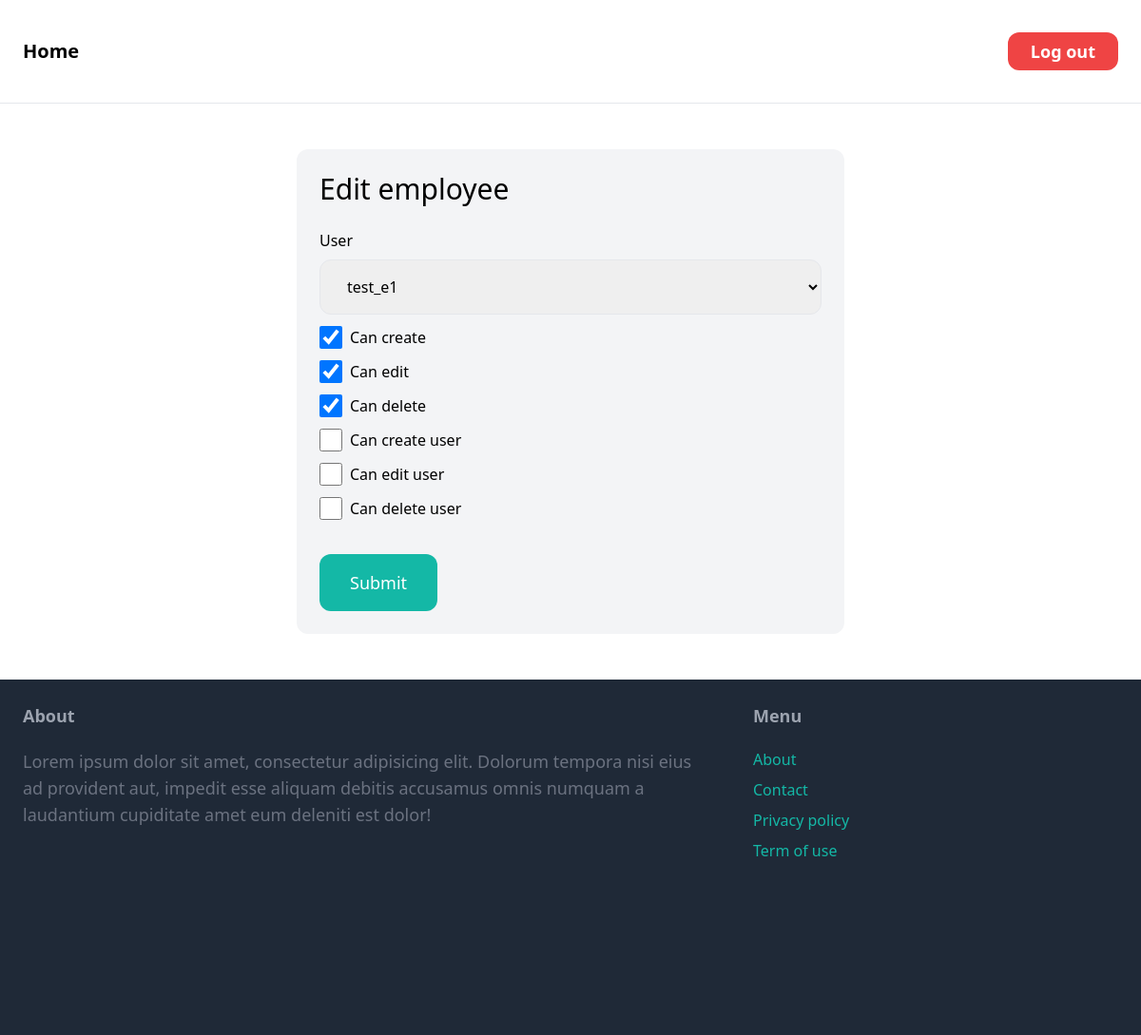
/employees/2/edit/ (signed in), run on an earlier commit of the app's database.
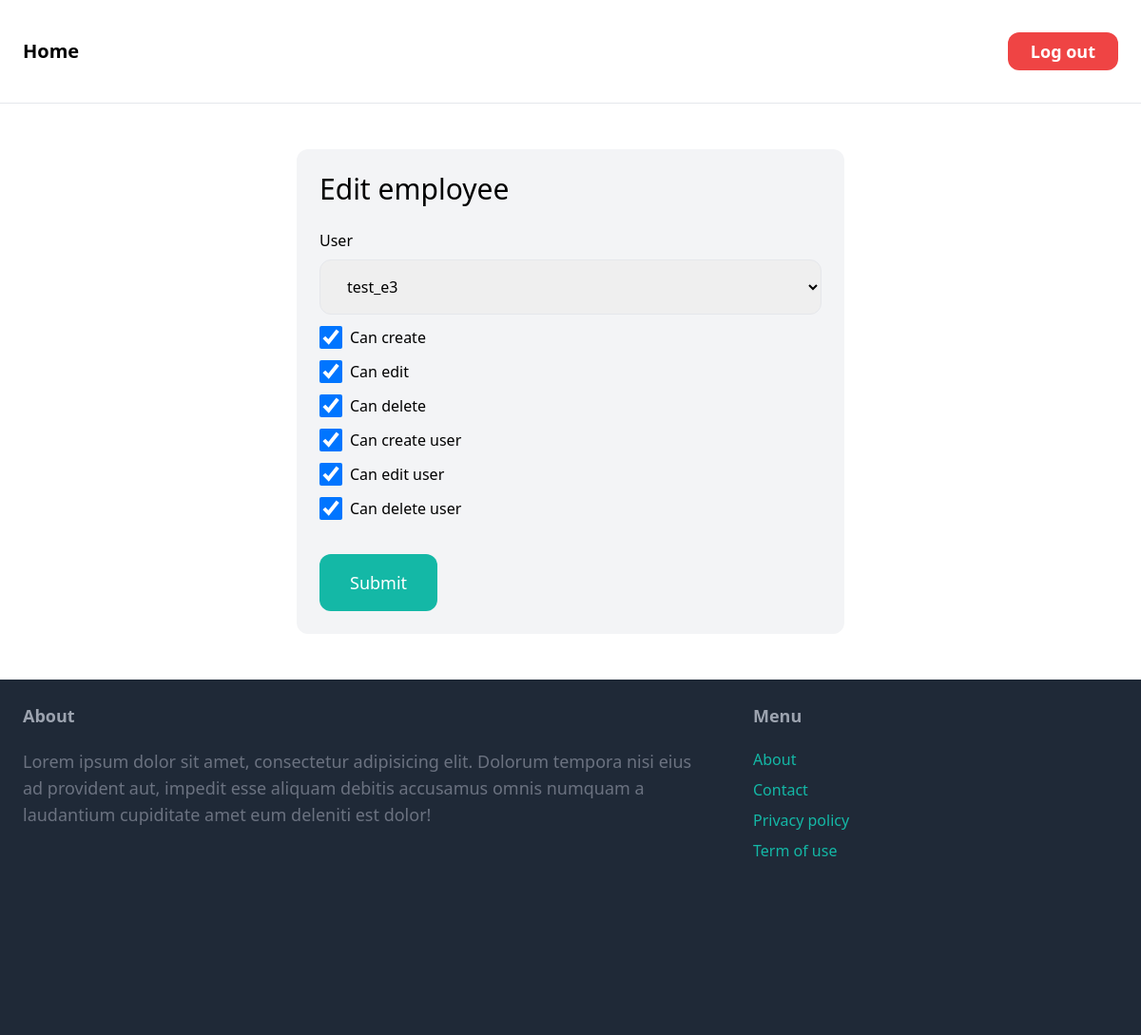
And on a later commit of the database.
### apps/employee/models.py (models this page shows, shortened)
class Employee(models.Model):
    user = models.OneToOneField(User, null=True, on_delete=models.CASCADE, related_name="employee")
    can_create = models.BooleanField(default=False)
    can_edit = models.BooleanField(default=False)
    can_delete = models.BooleanField(default=False)
    can_create_user = models.BooleanField(default=False)
    can_edit_user = models.BooleanField(default=False)
    can_delete_user = models.BooleanField(default=False)
    created_by = models.ForeignKey(User, related_name='created_employee', on_delete=models.CASCADE)
    created_at = models.DateTimeField(auto_now_add=True)

### apps/employee/views.py (the view)
# urls.py: path('<int:pk>/edit/', views.edit, name='edit'),
@login_required
@can_edit_employee
def edit(request, pk):
    employee = get_object_or_404(Employee, pk=pk, created_by=request.user)
    if request.method == 'POST':
        form = EditEmployeeForm(request.POST, request.FILES, instance=employee)
        if form.is_valid():
            form.save()
            return redirect('apps.employee:employees')
    else:
        form = EditEmployeeForm(instance=employee)
    return render(request, 'employee/form.html', {
        'form': form,
        'title': 'Edit employee'
    })

### templates/employee/form.html (shortened to what this page needs)
{% extends 'core/base.html' %}
{% block content %}
<div class="w-1/2 my-6 mx-auto p-6 bg-gray-100 rounded-xl">
    <h1 class="mb-6 text-3xl">{{ title }}</h1>
    <form method="post" action=".">
        <div class="mb-3">
            <label class="inline-block mb-2">User</label></br>
            {{ form.user }}
        </div>
        <div class="mb-3 flex items-center">
            {{ form.can_create }}
            <label class="inline-block ml-2">Can create</label>
        </div>
        <div class="mb-3 flex items-center">
            {{ form.can_edit }}
            <label class="inline-block ml-2">Can edit</label>
        </div>
        <div class="mb-3 flex items-center">
            {{ form.can_delete }}
            <label class="inline-block ml-2">Can delete</label>
        </div>
        <div class="mb-3 flex items-center">
            {{ form.can_create_user }}
            <label class="inline-block ml-2">Can create user</label>
        </div>
        <div class="mb-3 flex items-center">
            {{ form.can_edit_user }}
            <label class="inline-block ml-2">Can edit user</label>
        </div>
        <div class="mb-3 flex items-center">
            {{ form.can_delete_user }}
            <label class="inline-block ml-2">Can delete user</label>
        </div>
        <button class="mt-6 py-4 px-8 text-lg bg-teal-500 hover:bg-teal-700 rounded-xl text-white">Submit</button>
    </form>
</div>
{% endblock  %}

### templates/core/base.html (shortened to what this page needs)
<!DOCTYPE html>
<html lang="en">
    <head>
        <link rel="stylesheet" href="https://unpkg.com/swiper/swiper-bundle.min.css" />
        <script src="https://cdn.tailwindcss.com"></script>
    </head>
    <body>
        {% load bootstrap_icons %}
        <nav class="min-h-[10vh] py-6 px-6 flex justify-between items-center border-b border-gray-200">
            <a href="/" class="text-xl font-semibold">Home</a>
            <div class="space-x-6">
                {% if user.employee %}
                    <a href="{% url 'apps.employee:employees' %}" class="px-2">
                    </a>
                    <a href="{% url 'apps.item:new' %}" class="px-2">
                    </a>
                {% endif %}
                <a href="{% url 'apps.item:items' %}" class="px-2">
                </a>
                {% if request.user.is_authenticated %}
                    <a href="{% url 'apps.conversation:inbox' %}" class="px-2">
                    </a>
                    <span>
                        {% if user.employee %}
                            <a href="{% url 'apps.dashboard:index' %}" class="px-2">
                            </a>
                        {% else %}
                            <a href="{% url 'apps.item:view_cart' %}" class="px-2">
                                {% bs_icon 'cart-fill' size="2rem" extra_classes="inline-block text-teal-500 hover:text-teal-700 transition-all duration-300" %}
                            </a>
                        {% endif %}
                    </span>
                    <a href="{% url 'apps.core:logout' %}" class="px-6 py-2 text-lg font-semibold bg-red-500 text-white rounded-xl hover:bg-red-700 transition-all duration-300">Log out</a>
                {% endif %}
            </div>
        </nav>
        <div class="px-6 py-6 min-h-[55vh]">
            {% block content %}{% endblock %}
        </div>
        <footer class="min-h-[35vh] py-6 px-6 flex justify-between bg-gray-800">
            <div class="w-2/3 pr-10">
                <h3 class="mb-5 text-lg font-semibold text-gray-400">About</h3>
                <p class="text-lg text-gray-500">Lorem ipsum dolor sit amet, consectetur adipisicing elit. Dolorum tempora nisi eius ad provident aut, impedit esse aliquam debitis accusamus omnis numquam a laudantium cupiditate amet eum deleniti est dolor!</p>
            </div>
            <div class="w-1/3">
                <h3 class="mb-5 text-lg font-semibold text-gray-400">Menu</h3>
                <ul class="space-y-2">
                    <li><a href="#" class="text-base text-teal-500 hover:text-teal-700">About</a></li>
                    <li><a href="#" class="text-base text-teal-500 hover:text-teal-700">Contact</a></li>
                    <li><a href="#" class="text-base text-teal-500 hover:text-teal-700">Privacy policy</a></li>
                    <li><a href="#" class="text-base text-teal-500 hover:text-teal-700">Term of use</a></li>
                </ul>
            </div>
        </footer>
    </body>
</html>

What changed in the data, as far as the page shows it:
changed Employee: user "test_e1" → "test_e3"; can_create_user "☐" → "☑"; can_edit_user "☐" → "☑"; can_delete_user "☐" → "☑"
